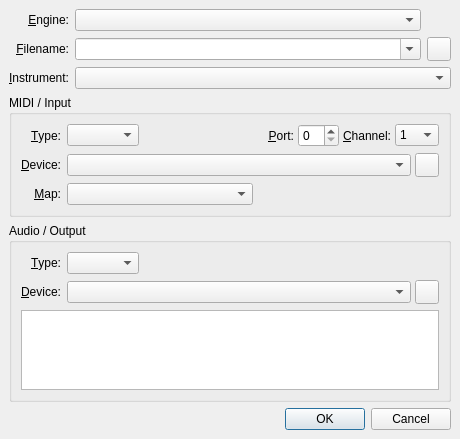
<ui version="4.0" >
 <author>rncbc aka Rui Nuno Capela</author>
 <comment>qsampler - A LinuxSampler Qt GUI Interface.

   Copyright (C) 2005-2010, rncbc aka Rui Nuno Capela. All rights reserved.
   Copyright (C) 2007, Christian Schoenebeck

   This program is free software; you can redistribute it and/or
   modify it under the terms of the GNU General Public License
   as published by the Free Software Foundation; either version 2
   of the License, or (at your option) any later version.

   This program is distributed in the hope that it will be useful,
   but WITHOUT ANY WARRANTY; without even the implied warranty of
   MERCHANTABILITY or FITNESS FOR A PARTICULAR PURPOSE.  See the
   GNU General Public License for more details.

   You should have received a copy of the GNU General Public License along
   with this program; if not, write to the Free Software Foundation, Inc.,
   51 Franklin Street, Fifth Floor, Boston, MA 02110-1301 USA.

</comment>
 <class>qsamplerChannelForm</class>
 <widget class="QDialog" name="qsamplerChannelForm" >
  <property name="geometry" >
   <rect>
    <x>0</x>
    <y>0</y>
    <width>460</width>
    <height>320</height>
   </rect>
  </property>
  <property name="sizePolicy" >
   <sizepolicy>
    <hsizetype>7</hsizetype>
    <vsizetype>1</vsizetype>
    <horstretch>0</horstretch>
    <verstretch>0</verstretch>
   </sizepolicy>
  </property>
  <property name="focusPolicy" >
   <enum>Qt::StrongFocus</enum>
  </property>
  <property name="windowTitle" >
   <string>Qsampler: Channel</string>
  </property>
  <property name="windowIcon" >
   <iconset resource="qsampler.qrc" >:/images/qsamplerChannel.png</iconset>
  </property>
  <layout class="QVBoxLayout" >
   <property name="margin" >
    <number>9</number>
   </property>
   <property name="spacing" >
    <number>6</number>
   </property>
   <item>
    <layout class="QGridLayout" >
     <property name="margin" >
      <number>0</number>
     </property>
     <property name="spacing" >
      <number>6</number>
     </property>
     <item row="1" column="2" >
      <widget class="QToolButton" name="InstrumentFileToolButton" >
       <property name="sizePolicy" >
        <sizepolicy>
         <hsizetype>0</hsizetype>
         <vsizetype>0</vsizetype>
         <horstretch>0</horstretch>
         <verstretch>0</verstretch>
        </sizepolicy>
       </property>
       <property name="minimumSize" >
        <size>
         <width>24</width>
         <height>24</height>
        </size>
       </property>
       <property name="maximumSize" >
        <size>
         <width>26</width>
         <height>26</height>
        </size>
       </property>
       <property name="focusPolicy" >
        <enum>Qt::TabFocus</enum>
       </property>
       <property name="toolTip" >
        <string>Browse for instrument filename</string>
       </property>
       <property name="text" >
        <string/>
       </property>
       <property name="icon" >
        <iconset resource="qsampler.qrc" >:/images/fileOpen.png</iconset>
       </property>
      </widget>
     </item>
     <item row="2" column="1" colspan="2" >
      <widget class="QComboBox" name="InstrumentNrComboBox" >
       <property name="sizePolicy" >
        <sizepolicy>
         <hsizetype>7</hsizetype>
         <vsizetype>0</vsizetype>
         <horstretch>0</horstretch>
         <verstretch>0</verstretch>
        </sizepolicy>
       </property>
       <property name="minimumSize" >
        <size>
         <width>320</width>
         <height>0</height>
        </size>
       </property>
       <property name="toolTip" >
        <string>Instrument name</string>
       </property>
      </widget>
     </item>
     <item row="0" column="0" >
      <widget class="QLabel" name="EngineNameTextLabel" >
       <property name="text" >
        <string>&amp;Engine:</string>
       </property>
       <property name="alignment" >
        <set>Qt::AlignRight|Qt::AlignTrailing|Qt::AlignVCenter</set>
       </property>
       <property name="wordWrap" >
        <bool>false</bool>
       </property>
       <property name="buddy" >
        <cstring>EngineNameComboBox</cstring>
       </property>
      </widget>
     </item>
     <item row="0" column="1" colspan="1" >
      <widget class="QComboBox" name="EngineNameComboBox" >
       <property name="sizePolicy" >
        <sizepolicy>
         <hsizetype>7</hsizetype>
         <vsizetype>0</vsizetype>
         <horstretch>0</horstretch>
         <verstretch>0</verstretch>
        </sizepolicy>
       </property>
       <property name="toolTip" >
        <string>Engine name</string>
       </property>
      </widget>
     </item>
     <item row="1" column="0" >
      <widget class="QLabel" name="InstrumentFileTextLabel" >
       <property name="text" >
        <string>&amp;Filename:</string>
       </property>
       <property name="alignment" >
        <set>Qt::AlignRight|Qt::AlignTrailing|Qt::AlignVCenter</set>
       </property>
       <property name="wordWrap" >
        <bool>false</bool>
       </property>
       <property name="buddy" >
        <cstring>InstrumentFileComboBox</cstring>
       </property>
      </widget>
     </item>
     <item row="2" column="0" >
      <widget class="QLabel" name="InstrumentNrTextLabel" >
       <property name="text" >
        <string>&amp;Instrument:</string>
       </property>
       <property name="alignment" >
        <set>Qt::AlignRight|Qt::AlignTrailing|Qt::AlignVCenter</set>
       </property>
       <property name="wordWrap" >
        <bool>false</bool>
       </property>
       <property name="buddy" >
        <cstring>InstrumentNrComboBox</cstring>
       </property>
      </widget>
     </item>
     <item row="1" column="1" >
      <widget class="QComboBox" name="InstrumentFileComboBox" >
       <property name="sizePolicy" >
        <sizepolicy>
         <hsizetype>7</hsizetype>
         <vsizetype>0</vsizetype>
         <horstretch>0</horstretch>
         <verstretch>0</verstretch>
        </sizepolicy>
       </property>
       <property name="minimumSize" >
        <size>
         <width>320</width>
         <height>0</height>
        </size>
       </property>
       <property name="toolTip" >
        <string>Instrument filename</string>
       </property>
       <property name="editable" >
        <bool>true</bool>
       </property>
      </widget>
     </item>
    </layout>
   </item>
   <item>
    <widget class="QGroupBox" name="MidiGroupBox" >
     <property name="title" >
      <string>MIDI / Input</string>
     </property>
     <layout class="QGridLayout" >
      <property name="margin" >
       <number>9</number>
      </property>
      <property name="spacing" >
       <number>6</number>
      </property>
      <item row="1" column="1" >
       <layout class="QHBoxLayout" >
        <property name="margin" >
         <number>0</number>
        </property>
        <property name="spacing" >
         <number>4</number>
        </property>
        <item>
         <widget class="QComboBox" name="MidiDeviceComboBox" >
          <property name="sizePolicy" >
           <sizepolicy>
            <hsizetype>7</hsizetype>
            <vsizetype>0</vsizetype>
            <horstretch>0</horstretch>
            <verstretch>0</verstretch>
           </sizepolicy>
          </property>
          <property name="toolTip" >
           <string>MIDI input device</string>
          </property>
         </widget>
        </item>
        <item>
         <widget class="QToolButton" name="MidiDeviceToolButton" >
          <property name="sizePolicy" >
           <sizepolicy>
            <hsizetype>0</hsizetype>
            <vsizetype>0</vsizetype>
            <horstretch>0</horstretch>
            <verstretch>0</verstretch>
           </sizepolicy>
          </property>
          <property name="minimumSize" >
           <size>
            <width>24</width>
            <height>24</height>
           </size>
          </property>
          <property name="maximumSize" >
           <size>
            <width>26</width>
            <height>26</height>
           </size>
          </property>
          <property name="focusPolicy" >
           <enum>Qt::TabFocus</enum>
          </property>
          <property name="toolTip" >
           <string>MIDI input device setup</string>
          </property>
          <property name="text" >
           <string/>
          </property>
          <property name="icon" >
           <iconset resource="qsampler.qrc" >:/images/midi1.png</iconset>
          </property>
         </widget>
        </item>
       </layout>
      </item>
      <item row="2" column="0" >
       <widget class="QLabel" name="MidiMapTextLabel" >
        <property name="text" >
         <string>&amp;Map:</string>
        </property>
        <property name="alignment" >
         <set>Qt::AlignRight|Qt::AlignTrailing|Qt::AlignVCenter</set>
        </property>
        <property name="wordWrap" >
         <bool>false</bool>
        </property>
        <property name="buddy" >
         <cstring>MidiMapComboBox</cstring>
        </property>
       </widget>
      </item>
      <item row="1" column="0" >
       <widget class="QLabel" name="MidiDeviceTextLabel" >
        <property name="text" >
         <string>&amp;Device:</string>
        </property>
        <property name="alignment" >
         <set>Qt::AlignRight|Qt::AlignTrailing|Qt::AlignVCenter</set>
        </property>
        <property name="wordWrap" >
         <bool>false</bool>
        </property>
        <property name="buddy" >
         <cstring>MidiDeviceComboBox</cstring>
        </property>
       </widget>
      </item>
      <item row="2" column="1" >
       <layout class="QHBoxLayout" >
        <property name="margin" >
         <number>0</number>
        </property>
        <property name="spacing" >
         <number>4</number>
        </property>
        <item>
         <widget class="QComboBox" name="MidiMapComboBox" >
          <property name="sizePolicy" >
           <sizepolicy>
            <hsizetype>7</hsizetype>
            <vsizetype>0</vsizetype>
            <horstretch>0</horstretch>
            <verstretch>0</verstretch>
           </sizepolicy>
          </property>
          <property name="toolTip" >
           <string>Instrument map</string>
          </property>
         </widget>
        </item>
        <item>
         <spacer>
          <property name="orientation" >
           <enum>Qt::Horizontal</enum>
          </property>
          <property name="sizeType" >
           <enum>QSizePolicy::Expanding</enum>
          </property>
          <property name="sizeHint" >
           <size>
            <width>160</width>
            <height>20</height>
           </size>
          </property>
         </spacer>
        </item>
       </layout>
      </item>
      <item row="0" column="0" >
       <widget class="QLabel" name="MidiDriverTextLabel" >
        <property name="text" >
         <string>&amp;Type:</string>
        </property>
        <property name="alignment" >
         <set>Qt::AlignRight|Qt::AlignTrailing|Qt::AlignVCenter</set>
        </property>
        <property name="wordWrap" >
         <bool>false</bool>
        </property>
        <property name="buddy" >
         <cstring>MidiDriverComboBox</cstring>
        </property>
       </widget>
      </item>
      <item row="0" column="1" >
       <layout class="QHBoxLayout" >
        <property name="margin" >
         <number>0</number>
        </property>
        <property name="spacing" >
         <number>4</number>
        </property>
        <item>
         <widget class="QComboBox" name="MidiDriverComboBox" >
          <property name="sizePolicy" >
           <sizepolicy>
            <hsizetype>5</hsizetype>
            <vsizetype>0</vsizetype>
            <horstretch>0</horstretch>
            <verstretch>0</verstretch>
           </sizepolicy>
          </property>
          <property name="toolTip" >
           <string>MIDI input driver type</string>
          </property>
         </widget>
        </item>
        <item>
         <spacer>
          <property name="orientation" >
           <enum>Qt::Horizontal</enum>
          </property>
          <property name="sizeType" >
           <enum>QSizePolicy::Expanding</enum>
          </property>
          <property name="sizeHint" >
           <size>
            <width>20</width>
            <height>20</height>
           </size>
          </property>
         </spacer>
        </item>
        <item>
         <widget class="QLabel" name="MidiPortTextLabel" >
          <property name="text" >
           <string>&amp;Port:</string>
          </property>
          <property name="alignment" >
           <set>Qt::AlignRight|Qt::AlignTrailing|Qt::AlignVCenter</set>
          </property>
          <property name="wordWrap" >
           <bool>false</bool>
          </property>
          <property name="buddy" >
           <cstring>MidiPortSpinBox</cstring>
          </property>
         </widget>
        </item>
        <item>
         <widget class="QSpinBox" name="MidiPortSpinBox" >
          <property name="toolTip" >
           <string>MIDI input port number</string>
          </property>
         </widget>
        </item>
        <item>
         <widget class="QLabel" name="MidiChannelTextLabel" >
          <property name="text" >
           <string>&amp;Channel:</string>
          </property>
          <property name="alignment" >
           <set>Qt::AlignRight|Qt::AlignTrailing|Qt::AlignVCenter</set>
          </property>
          <property name="wordWrap" >
           <bool>false</bool>
          </property>
          <property name="buddy" >
           <cstring>MidiChannelComboBox</cstring>
          </property>
         </widget>
        </item>
        <item>
         <widget class="QComboBox" name="MidiChannelComboBox" >
          <property name="toolTip" >
           <string>MIDI input channel</string>
          </property>
          <item>
           <property name="text" >
            <string>1</string>
           </property>
          </item>
          <item>
           <property name="text" >
            <string>2</string>
           </property>
          </item>
          <item>
           <property name="text" >
            <string>3</string>
           </property>
          </item>
          <item>
           <property name="text" >
            <string>4</string>
           </property>
          </item>
          <item>
           <property name="text" >
            <string>5</string>
           </property>
          </item>
          <item>
           <property name="text" >
            <string>6</string>
           </property>
          </item>
          <item>
           <property name="text" >
            <string>7</string>
           </property>
          </item>
          <item>
           <property name="text" >
            <string>8</string>
           </property>
          </item>
          <item>
           <property name="text" >
            <string>9</string>
           </property>
          </item>
          <item>
           <property name="text" >
            <string>10</string>
           </property>
          </item>
          <item>
           <property name="text" >
            <string>11</string>
           </property>
          </item>
          <item>
           <property name="text" >
            <string>12</string>
           </property>
          </item>
          <item>
           <property name="text" >
            <string>13</string>
           </property>
          </item>
          <item>
           <property name="text" >
            <string>14</string>
           </property>
          </item>
          <item>
           <property name="text" >
            <string>15</string>
           </property>
          </item>
          <item>
           <property name="text" >
            <string>16</string>
           </property>
          </item>
          <item>
           <property name="text" >
            <string>All</string>
           </property>
          </item>
         </widget>
        </item>
       </layout>
      </item>
     </layout>
    </widget>
   </item>
   <item>
    <widget class="QGroupBox" name="AudioGroupBox" >
     <property name="title" >
      <string>Audio / Output</string>
     </property>
     <layout class="QVBoxLayout" >
      <property name="margin" >
       <number>9</number>
      </property>
      <property name="spacing" >
       <number>6</number>
      </property>
      <item>
       <layout class="QGridLayout" >
        <property name="margin" >
         <number>0</number>
        </property>
        <property name="spacing" >
         <number>6</number>
        </property>
        <item row="1" column="1" >
         <layout class="QHBoxLayout" >
          <property name="margin" >
           <number>0</number>
          </property>
          <property name="spacing" >
           <number>4</number>
          </property>
          <item>
           <widget class="QComboBox" name="AudioDeviceComboBox" >
            <property name="sizePolicy" >
             <sizepolicy>
              <hsizetype>7</hsizetype>
              <vsizetype>0</vsizetype>
              <horstretch>0</horstretch>
              <verstretch>0</verstretch>
             </sizepolicy>
            </property>
            <property name="toolTip" >
             <string>Audio output device</string>
            </property>
           </widget>
          </item>
          <item>
           <widget class="QToolButton" name="AudioDeviceToolButton" >
            <property name="sizePolicy" >
             <sizepolicy>
              <hsizetype>0</hsizetype>
              <vsizetype>0</vsizetype>
              <horstretch>0</horstretch>
              <verstretch>0</verstretch>
             </sizepolicy>
            </property>
            <property name="minimumSize" >
             <size>
              <width>24</width>
              <height>24</height>
             </size>
            </property>
            <property name="maximumSize" >
             <size>
              <width>26</width>
              <height>26</height>
             </size>
            </property>
            <property name="focusPolicy" >
             <enum>Qt::TabFocus</enum>
            </property>
            <property name="toolTip" >
             <string>Audio output device setup</string>
            </property>
            <property name="text" >
             <string/>
            </property>
            <property name="icon" >
             <iconset resource="qsampler.qrc" >:/images/audio1.png</iconset>
            </property>
           </widget>
          </item>
         </layout>
        </item>
        <item row="1" column="0" >
         <widget class="QLabel" name="AudioDeviceTextLabel" >
          <property name="text" >
           <string>&amp;Device:</string>
          </property>
          <property name="alignment" >
           <set>Qt::AlignRight|Qt::AlignTrailing|Qt::AlignVCenter</set>
          </property>
          <property name="wordWrap" >
           <bool>false</bool>
          </property>
          <property name="buddy" >
           <cstring>AudioDeviceComboBox</cstring>
          </property>
         </widget>
        </item>
        <item row="0" column="1" >
         <layout class="QHBoxLayout" >
          <property name="margin" >
           <number>0</number>
          </property>
          <property name="spacing" >
           <number>4</number>
          </property>
          <item>
           <widget class="QComboBox" name="AudioDriverComboBox" >
            <property name="sizePolicy" >
             <sizepolicy>
              <hsizetype>5</hsizetype>
              <vsizetype>0</vsizetype>
              <horstretch>0</horstretch>
              <verstretch>0</verstretch>
             </sizepolicy>
            </property>
            <property name="toolTip" >
             <string>Audio output driver type</string>
            </property>
           </widget>
          </item>
          <item>
           <spacer>
            <property name="orientation" >
             <enum>Qt::Horizontal</enum>
            </property>
            <property name="sizeType" >
             <enum>QSizePolicy::Expanding</enum>
            </property>
            <property name="sizeHint" >
             <size>
              <width>20</width>
              <height>20</height>
             </size>
            </property>
           </spacer>
          </item>
         </layout>
        </item>
        <item row="0" column="0" >
         <widget class="QLabel" name="AudioDriverTextLabel" >
          <property name="text" >
           <string>&amp;Type:</string>
          </property>
          <property name="alignment" >
           <set>Qt::AlignRight|Qt::AlignTrailing|Qt::AlignVCenter</set>
          </property>
          <property name="wordWrap" >
           <bool>false</bool>
          </property>
          <property name="buddy" >
           <cstring>AudioDriverComboBox</cstring>
          </property>
         </widget>
        </item>
       </layout>
      </item>
      <item>
       <widget class="QTableView" name="AudioRoutingTable" >
        <property name="sizePolicy" >
         <sizepolicy>
          <hsizetype>7</hsizetype>
          <vsizetype>7</vsizetype>
          <horstretch>0</horstretch>
          <verstretch>0</verstretch>
         </sizepolicy>
        </property>
        <property name="toolTip" >
         <string>Audio routing table</string>
        </property>
        <property name="minimumSize" >
         <size>
          <width>320</width>
          <height>80</height>
         </size>
        </property>
       </widget>
      </item>
     </layout>
    </widget>
   </item>
   <item>
    <widget class="QDialogButtonBox" name="DialogButtonBox">
     <property name="orientation">
      <enum>Qt::Horizontal</enum>
     </property>
     <property name="standardButtons">
      <set>QDialogButtonBox::Cancel|QDialogButtonBox::Ok</set>
     </property>
    </widget>
   </item>
  </layout>
 </widget>
 <layoutdefault spacing="4" margin="4" />
 <tabstops>
  <tabstop>EngineNameComboBox</tabstop>
  <tabstop>InstrumentFileComboBox</tabstop>
  <tabstop>InstrumentFileToolButton</tabstop>
  <tabstop>InstrumentNrComboBox</tabstop>
  <tabstop>DialogButtonBox</tabstop>
 </tabstops>
 <resources>
  <include location="qsampler.qrc" />
 </resources>
</ui>
